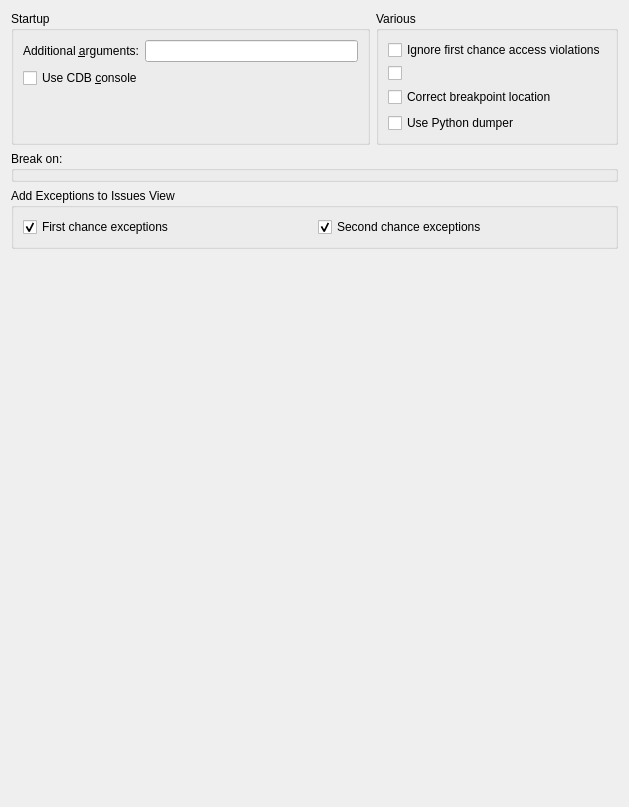
<?xml version="1.0" encoding="UTF-8"?>
<ui version="4.0">
 <class>Debugger::Internal::CdbOptionsPageWidget</class>
 <widget class="QWidget" name="Debugger::Internal::CdbOptionsPageWidget">
  <property name="geometry">
   <rect>
    <x>0</x>
    <y>0</y>
    <width>629</width>
    <height>807</height>
   </rect>
  </property>
  <layout class="QVBoxLayout" name="verticalLayout">
   <item>
    <layout class="QGridLayout" name="gridLayout_2">
     <item row="0" column="0">
      <widget class="QGroupBox" name="cdbPathGroupBox">
       <property name="title">
        <string extracomment="Placeholder">Startup</string>
       </property>
       <property name="checkable">
        <bool>false</bool>
       </property>
       <property name="checked">
        <bool>false</bool>
       </property>
       <layout class="QFormLayout" name="startupFormLayout">
        <property name="fieldGrowthPolicy">
         <enum>QFormLayout::AllNonFixedFieldsGrow</enum>
        </property>
        <item row="0" column="0">
         <widget class="QLabel" name="additionalArgumentsLabel">
          <property name="text">
           <string>Additional &amp;arguments:</string>
          </property>
          <property name="buddy">
           <cstring>additionalArgumentsLineEdit</cstring>
          </property>
         </widget>
        </item>
        <item row="0" column="1">
         <widget class="QLineEdit" name="additionalArgumentsLineEdit"/>
        </item>
        <item row="1" column="0" colspan="2">
         <widget class="QCheckBox" name="consoleCheckBox">
          <property name="toolTip">
           <string>&lt;html&gt;&lt;head/&gt;&lt;body&gt;&lt;p&gt;Uses CDB's native console for console applications. This overrides the setting in Environment &gt; System. The native console does not prompt on application exit. It is suitable for diagnosing cases in which the application does not start up properly in the configured console and the subsequent attach fails.&lt;/p&gt;&lt;/body&gt;&lt;/html&gt;</string>
          </property>
          <property name="text">
           <string>Use CDB &amp;console</string>
          </property>
         </widget>
        </item>
       </layout>
      </widget>
     </item>
     <item row="2" column="0" colspan="2">
      <widget class="QGroupBox" name="eventGroupBox">
       <property name="title">
        <string>Break on:</string>
       </property>
      </widget>
     </item>
     <item row="0" column="1">
      <layout class="QVBoxLayout" name="verticalLayout_4">
       <item>
        <widget class="QGroupBox" name="variousGroupBox">
         <property name="title">
          <string>Various</string>
         </property>
         <layout class="QVBoxLayout" name="verticalLayout_3">
          <item>
           <widget class="QCheckBox" name="ignoreFirstChanceAccessViolationCheckBox">
            <property name="text">
             <string>Ignore first chance access violations</string>
            </property>
           </widget>
          </item>
          <item>
           <widget class="QCheckBox" name="breakCrtDbgReportCheckBox"/>
          </item>
          <item>
           <widget class="QCheckBox" name="breakpointCorrectionCheckBox">
            <property name="toolTip">
             <string>&lt;html&gt;&lt;head/&gt;&lt;body&gt;&lt;p&gt;Attempts to correct the location of a breakpoint based on file and line number should it be in a comment or in a line for which no code is generated. The correction is based on the code model.&lt;/p&gt;&lt;/body&gt;&lt;/html&gt;</string>
            </property>
            <property name="text">
             <string>Correct breakpoint location</string>
            </property>
           </widget>
          </item>
          <item>
           <widget class="QCheckBox" name="usePythonDumper">
            <property name="text">
             <string>Use Python dumper</string>
            </property>
           </widget>
          </item>
         </layout>
        </widget>
       </item>
      </layout>
     </item>
    </layout>
   </item>
   <item>
    <widget class="QGroupBox" name="exceptions">
     <property name="title">
      <string>Add Exceptions to Issues View</string>
     </property>
     <layout class="QHBoxLayout" name="horizontalLayout">
      <item>
       <widget class="QCheckBox" name="firstChance">
        <property name="text">
         <string>First chance exceptions</string>
        </property>
        <property name="checked">
         <bool>true</bool>
        </property>
       </widget>
      </item>
      <item>
       <widget class="QCheckBox" name="secondChance">
        <property name="text">
         <string>Second chance exceptions</string>
        </property>
        <property name="checked">
         <bool>true</bool>
        </property>
       </widget>
      </item>
     </layout>
    </widget>
   </item>
   <item>
    <spacer name="verticalSpacer">
     <property name="orientation">
      <enum>Qt::Vertical</enum>
     </property>
     <property name="sizeHint" stdset="0">
      <size>
       <width>0</width>
       <height>0</height>
      </size>
     </property>
    </spacer>
   </item>
  </layout>
 </widget>
 <resources/>
 <connections/>
</ui>
